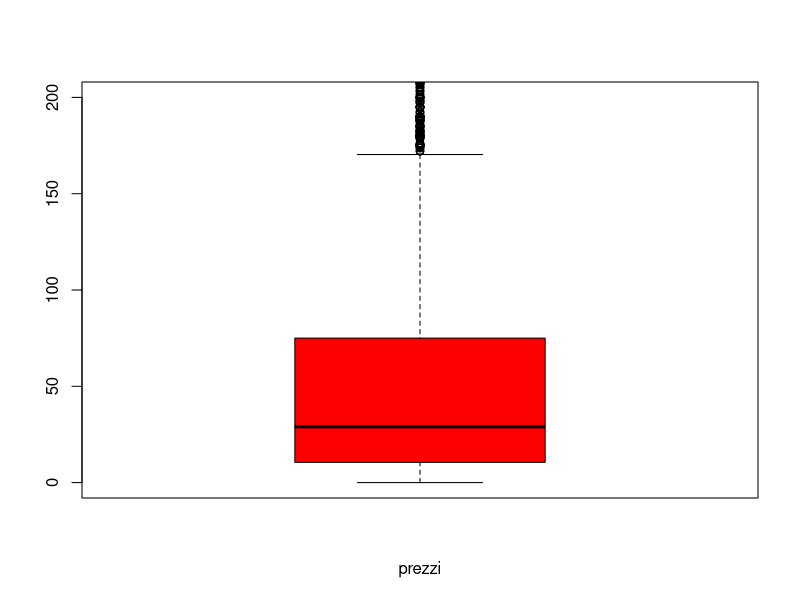
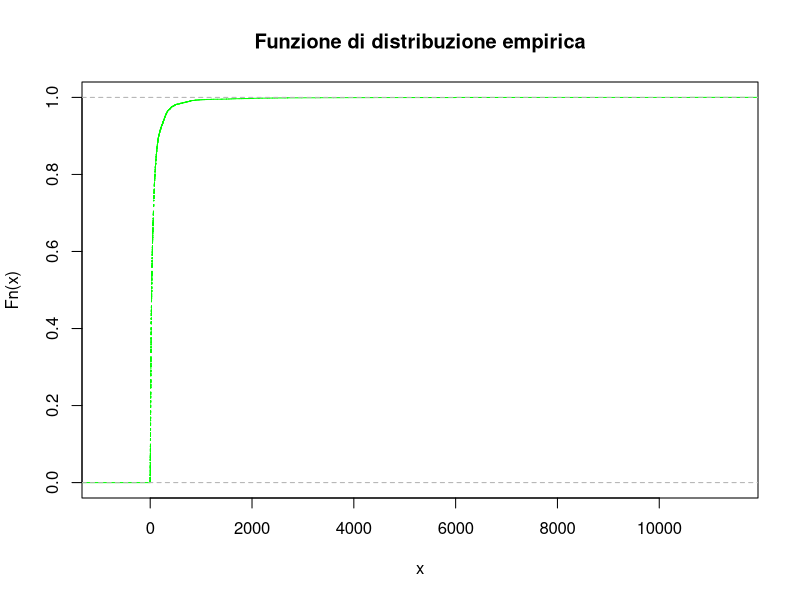
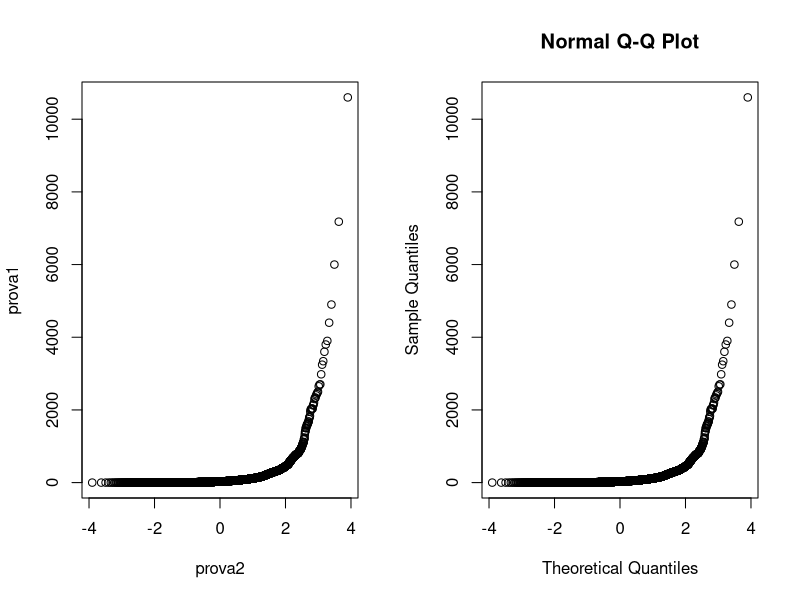
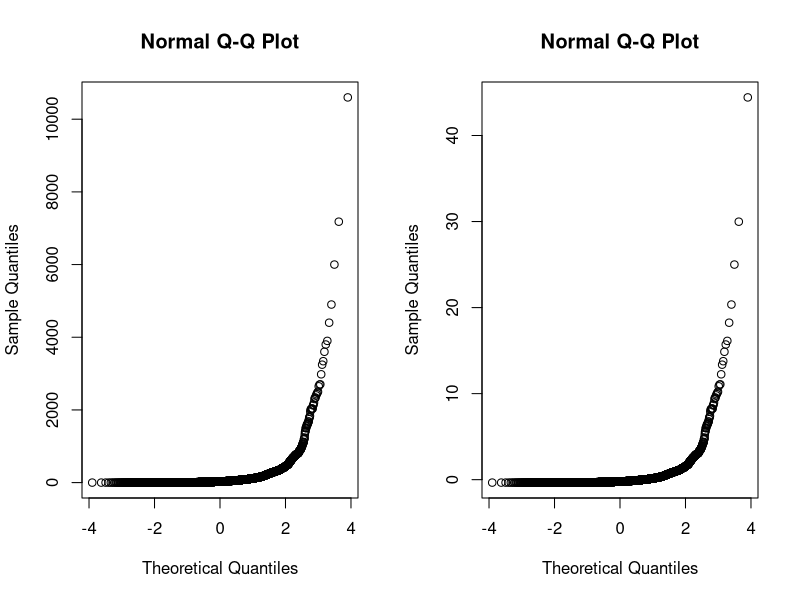

Write R code to recreate these figures, in order.
# Calcolo del box plot
library("readxl")
#carichiamo il dataset 
datimiei<-as.data.frame(read_excel("dati_2021_data_spesa_sede.xlsx"))

#calcolo dei cardini 
cardine1<-quantile(datimiei$Prezzo)[[2]]-1.5*(quantile(datimiei$Prezzo)[[4]]-quantile(datimiei$Prezzo)[[2]])
cardine1
cardine2<-quantile(datimiei$Prezzo)[[4]]+1.5*(quantile(datimiei$Prezzo)[[4]]-quantile(datimiei$Prezzo)[[2]])
cardine2


#disegno del box plot
boxplot(datimiei$Prezzo,xlab="prezzi",col="red",ylim=c(0,200))
#le estremità della scatola sono in corrispondenza di Q1,Q2 e Q3, mentre la linea centrale è Q2.
#Il primo baffo ha la lunghezza data dalla differenza tra Q1 ed il minimo (del campione privo di outliers)
#Il secondo baffo ha lunghezza data dalla differenza tra il massimo (del campione privo di outliers) e Q3.

plot(ecdf(datimiei$Prezzo),main="Funzione di distribuzione empirica", col="green", ylim=c(0,1))
par(mfrow=c(1,2))

#costruiamo il nostro qqplot
prova1<-sort(datimiei$Prezzo)
prova2<-0

for (i in 1:10498){
  prova2[i]<-qnorm((i-0.5)/10498)
}

plot(prova2,prova1)
qqnorm(datimiei$Prezzo)

#standardizzare i dati del campione genera nuovi dati linearmente legati 
#al campione prima della standardizzazione. La forma del plot rimane la stessa, cambia solo la scala

qqnorm(datimiei$Prezzo)

z<-(datimiei$Prezzo-mean(datimiei$Prezzo))/sd(datimiei$Prezzo)
qqnorm(z)

par(mfrow=c(1,1))






